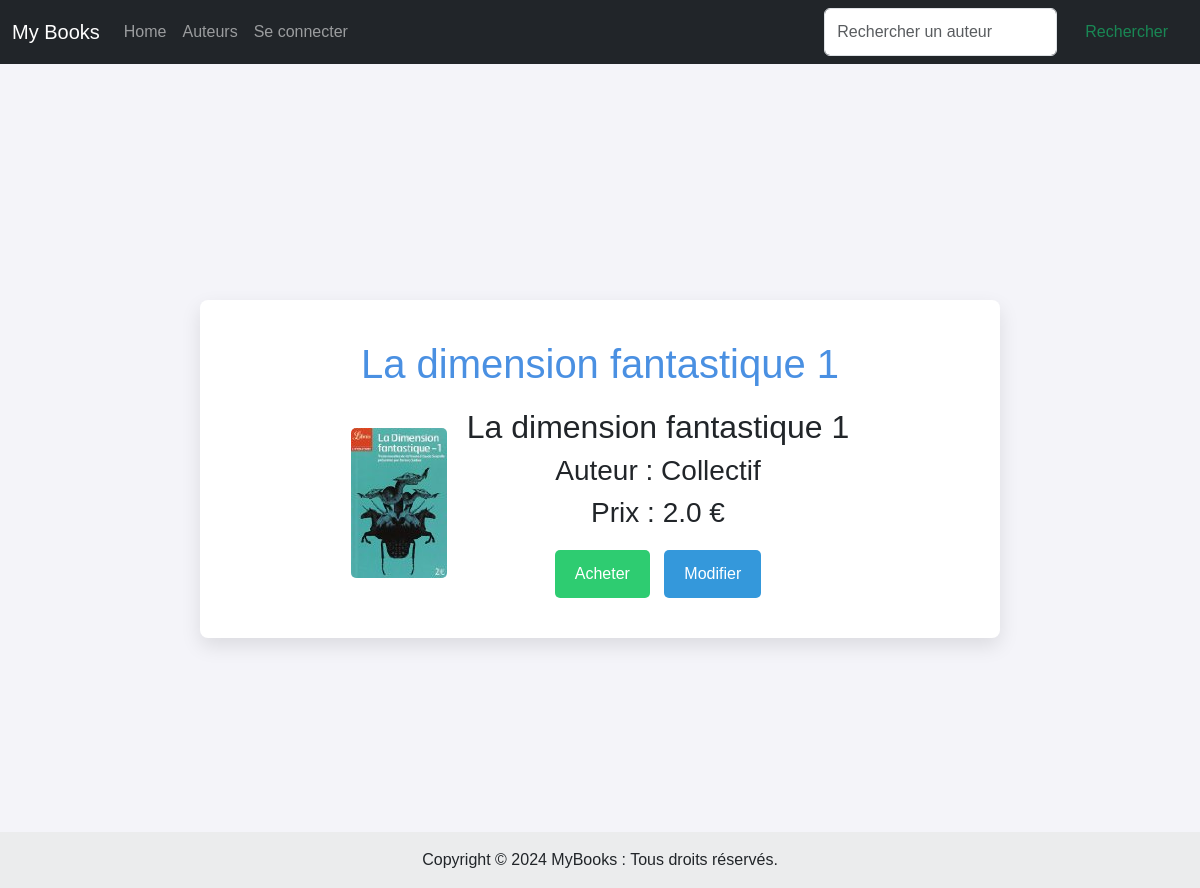
/detail/141, run on the app's committed database.
### tuto/models.py (models this page shows, shortened)
class Book(db.Model):
    id = db.Column(db.Integer, primary_key=True)
    price = db.Column(db.Float)
    title = db.Column(db.String(100))
    url = db.Column(db.String(100))
    img = db.Column(db.String(100))
    author_id = db.Column(db.Integer, db.ForeignKey('author.id'))
    author = db.relationship('Author',
    backref=db.backref('books', lazy='dynamic'))

class Author(db.Model):
    id = db.Column(db.Integer, primary_key=True)
    name = db.Column(db.String(100))

### tuto/views.py (the view)
@app.route("/detail/<id>")
def detail(id):
    try:
        books = get_sample()  # ou `Book.query.all()` si tu utilises une base de données
        book = books[int(id) - 1]
        return render_template("detail.html", book=book)
    except IndexError:
        return render_template("404.html"), 404

### tuto/models.py (called while the page is built)
def get_sample():
    return Book.query.all()

### tuto/templates/detail.html
{% extends 'base.html' %}
{% block styles %}
    {{ super() }}
    <link rel="stylesheet" href="{{ url_for('static', filename='detail.css') }}">
{% endblock %}
{% block content %}
    <div class="livre-container">
        <h1 class="livre-title">{{ book.title }}</h1>
        <div class="livre-detail">
            <div class="livre-image">
                <img src="{{ url_for('static', filename='images/' + book.img) }}" alt="{{ book.title }}" title="{{ book.title }}" class="img-fluid">
            </div>
            <div class="livre-info text-center">
                <h2 class="livre-subtitle">{{ book.title }}</h2>
                <h3 class="livre-author">Auteur : {{ book.author.name }}</h3>
                <h3 class="livre-price">Prix : {{ book.price }} €</h3>
                <div class="button-container">
                    <button type="button" class="btn acheter-button" onclick="window.location.href='{{ book.url }}';">Acheter</button>
                    <button type="button" class="btn modifier-button" onclick="window.location.href='{{ url_for('edit_author', id=book.id) }}';">Modifier</button>
                </div>
            </div>
        </div>
    </div>
{% endblock %}

### tuto/static/detail.css (style rules this page uses)
body { font-family: 'Arial', sans-serif; background-color: #f4f4f9; margin: 0; padding: 0; display: flex; flex-direction: column; min-height: 100vh; padding-top: 300px; padding-bottom: 250px; }
.livre-container { max-width: 800px; padding: 40px; background-color: #ffffff; border-radius: 8px; box-shadow: 0 8px 20px rgba(0, 0, 0, 0.1); margin: auto; flex-grow: 1; display: flex; flex-direction: column; align-items: center; justify-content: center; }
.livre-title { font-size: 2.5rem; color: #4a90e2; margin-bottom: 20px; text-align: center; }
.livre-detail { display: flex; align-items: center; justify-content: center; }
.livre-image img { max-width: 200px; border-radius: 5px; }
.livre-info { text-align: left; margin-left: 20px; }
.button-container { margin-top: 20px; }
.btn { padding: 12px 20px; border: none; border-radius: 5px; cursor: pointer; transition: background-color 0.3s, transform 0.2s; }
.acheter-button { background-color: #2ecc71; color: white; margin-right: 10px; }
.modifier-button { background-color: #3498db; color: white; }

### data on the page
Book: title "La dimension fantastique 1", img (picture), price "2.0"
Author: author.name "Collectif"
